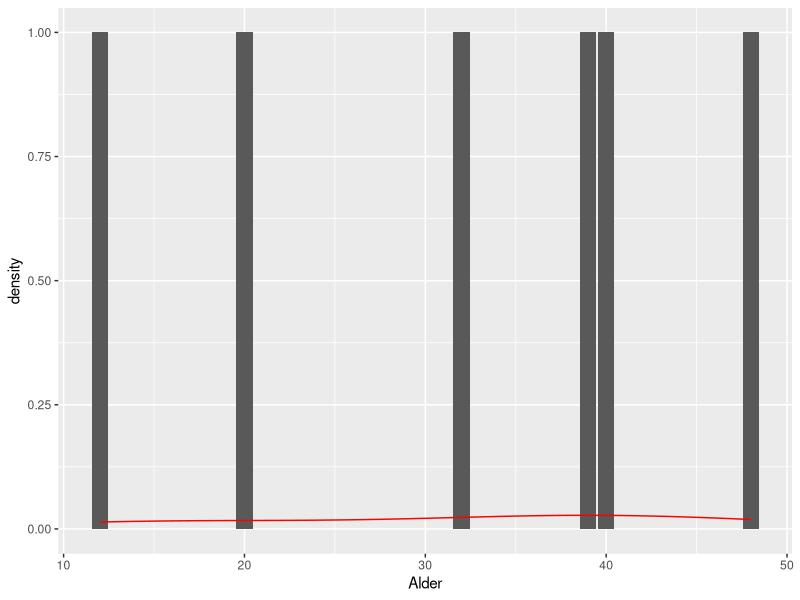

Write the R code that produced this figure.
## ---- chunk 1
knitr::opts_chunk$set(echo = TRUE)
## ---- chunk 2
#Her vil jeg lage 4 vektorer som inneholder de dataene jeg vil ha. 
Navn <- c("Theodor Kittelsen", "Marie Høeg", "Arne Vinje", "Ivar P. Tveiten", "Apostelen Peter",
          "Gunnar GT")
Alder <- c(20, 48, 39, 12, 32, 40)
By <- c("Kragerø", "Langesund", "Vinje", "Fyresdal", "Kvitseid", "Drangedal")
Film <- c("The Sunset Limited", "Ringenes Herre", "I'm thinking of Ending Things",
          "Je ne suis pas un homme facile", "Intouchables", "Drangedal Bortforklaring")
#Her er det viktig at alle er like lange. Skulle jeg manglet noen måtte
#jeg har skrevet inn NA for å fylle ut lengden. 

#Nå som jeg har dette kan jeg samle de til en data.frame

New_Friends <- data.frame(Navn, Alder, By, Film)
## ---- chunk 3
#Det er to måter vi kan gjøre dette på. Enten med de spesifikke funksjonene
mean(New_Friends$Alder)
sd(New_Friends$Alder)
median(New_Friends$Alder)

#Eller ved å bruke summary()
summary(New_Friends$Alder)
## ---- chunk 4
#For å finne avstanden har jeg bare brukt Google Maps. 
#Så lager jeg en ny vektor med avstandene i samme rekkefølge
#som byene kommer i datasettet. 

Avstand <- c(201, 170, 211, 236, 179, 188)
#Så kan jeg legge til denne i datasettet ved å definere en variabel som vanlig
New_Friends$Avstand <- Avstand

## ---- chunk 5
#Table funksjonen er ganske enkel i at vi bare kan sette inn de to variablene
table(New_Friends$Navn, New_Friends$Avstand)
#Her kan vi se at den som har 1 på det høyeste tallet, helt til høyre,
#er Ivar P. Tveiten ifra Fyresdal. 
#Dere ser kanskje at dette er en litt rar måte å vise det frem på?
#En viktig del av seminarer vil bli å se på hvordan vi kan presentere
#data på en god måte! Prøv gjerne å se om dere kan få til noe bedre!
## ---- chunk 6
#For alder tenker jeg det beste er enten et density-plot eller
#et histogram. Først må vi huske å aktivere pakken med library

library(tidyverse)

ggplot(New_Friends, aes(Alder)) +
  geom_bar() +
  geom_density(colour = "red")

